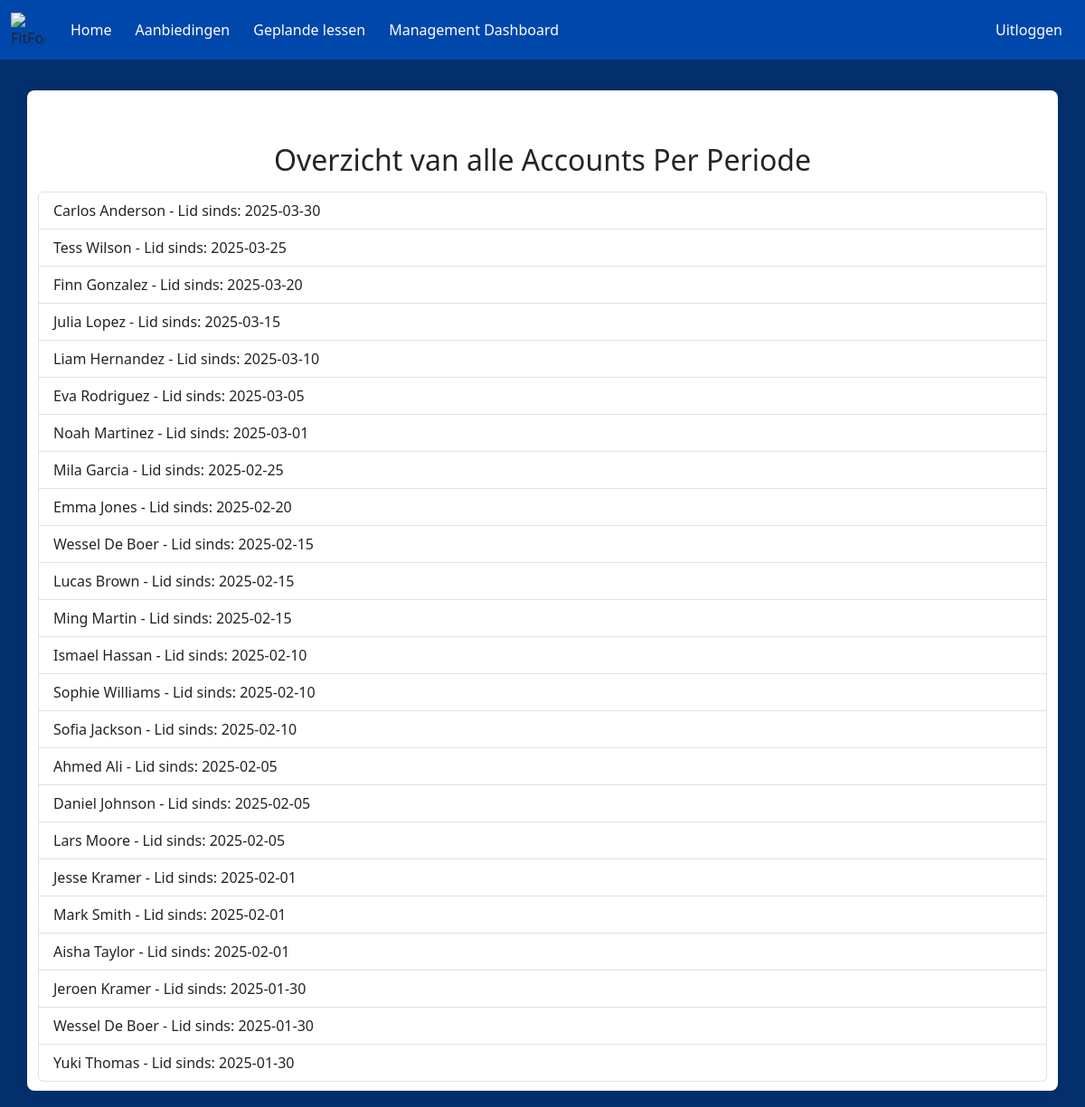
Page /PerPeriode/AccountPerPeriode.php on the committed database.
### tables this page shows
CREATE TABLE LidOverzicht
(
    Id               TINYINT(3)          UNSIGNED           NOT NULL   AUTO_INCREMENT
    ,Voornaam        VARCHAR(150)                           NOT NULL
    ,Tussenvoegsel   VARCHAR(50)                            NULL
    ,Achternaam      VARCHAR(150)                           NOT NULL
    ,Lid_Sinds       DATE                                   NOT NULL
    ,CONSTRAINT      PK_LidOverzicht_Id                     PRIMARY KEY CLUSTERED(Id)
);

### PerPeriode/AccountPerPeriode.php (the view, shortened to what this page needs)
<!doctype html>
<html lang="en">
  <head>
    <link rel="stylesheet" href="style.css">
    <link href="https://cdn.jsdelivr.net/npm/bootstrap@5.3.3/dist/css/bootstrap.min.css" rel="stylesheet">
  </head>
  <body>
  <nav class="navbar navbar-expand-lg fixed-top">
    <div class="container-fluid">
        <img class="logo"
          src="https://www.burda-forward.de/files/images/03_Media/Brands/FitForFun/BF_Media_Brands_FitForFun_logo.png"
          alt="FitForFun Logo">
      <div class="collapse navbar-collapse" id="navbarNav">
      <ul class="navbar-nav me-auto">
          <li class="nav-item">
            <a class="nav-link" href="../Homepagina/index.php">Home</a>
          </li>
          <li class="nav-item">
          <a class="nav-link" href="../AanbiedingenPagina/aanbiedingen.php">Aanbiedingen</a>
          </li>
          <li class="nav-item">
            <a class="nav-link" href="../lessonkalender/lessen.php">Geplande lessen</a>
          </li>
          <li class="nav-item">
            <a class="nav-link" href="../Dashboard/Dashboard.php">Management Dashboard</a>
          </li>
        </ul>
        <ul class="navbar-nav">
          <li class="nav-item">
            <a class="nav-link" href="logout.php">Uitloggen</a>
          </li>
        </ul>
      </div>
    </div>
    </nav>
        <div class="container">
        <?php
            $mysqli = new mysqli("localhost", "root", "", "FitForFun");
            $result = $mysqli->query("SELECT Voornaam,Tussenvoegsel,Achternaam, Lid_Sinds  FROM LidOverzicht ORDER BY Lid_Sinds DESC");
            if ($result->num_rows > 0) {
                echo str_repeat("<br>", 2);
                echo "<h2 class='mb-3 text-center'>Overzicht van alle Accounts Per Periode</h2><ul class='list-group'>";
                while ($row = $result->fetch_assoc()) {
                    echo "<li class='list-group-item d-flex justify-content-between align-items-center'>";
                    echo "<span>" . htmlspecialchars($row['Voornaam'] ) . " " .htmlspecialchars($row['Tussenvoegsel'] ?? '') . " " . htmlspecialchars($row['Achternaam']) . " - Lid sinds: " . htmlspecialchars($row['Lid_Sinds']) . "</span>";
                    echo "<span>";
                }
                echo "</ul>";
            } else {
                echo "";
            }
            ?>
                </div>
  </body>
</html>

### PerPeriode/style.css (style rules this page uses)
body { font-family: Arial, sans-serif; background-color: #060690; background-size: cover; background-position: center; background-color: #032f6d !important; padding-top: 80px; }
.container { width: 500px; margin: 20px auto; padding: 10px; background-color: white; border-radius: 8px; box-shadow: 0 0 10px rgba(0, 0, 0, 0.1); }
.navbar { background-color: #0047AB; }
.logo { width: 38px; height: 38px; margin-right: 15px; }
.nav-link { color: white !important; margin: 5px; }

### rows in the picture
lidoverzicht: Voornaam "Carlos", Achternaam "Anderson", Lid_Sinds "2025-03-30"
lidoverzicht: Voornaam "Tess", Achternaam "Wilson", Lid_Sinds "2025-03-25"
lidoverzicht: Voornaam "Finn", Achternaam "Gonzalez", Lid_Sinds "2025-03-20"
lidoverzicht: Voornaam "Julia", Achternaam "Lopez", Lid_Sinds "2025-03-15"
lidoverzicht: Voornaam "Liam", Achternaam "Hernandez", Lid_Sinds "2025-03-10"
lidoverzicht: Voornaam "Eva", Achternaam "Rodriguez", Lid_Sinds "2025-03-05"
lidoverzicht: Voornaam "Noah", Achternaam "Martinez", Lid_Sinds "2025-03-01"
lidoverzicht: Voornaam "Mila", Achternaam "Garcia", Lid_Sinds "2025-02-25"
lidoverzicht: Voornaam "Emma", Achternaam "Jones", Lid_Sinds "2025-02-20"
lidoverzicht: Voornaam "Wessel", Achternaam "De Boer", Lid_Sinds "2025-02-15"
lidoverzicht: Voornaam "Lucas", Achternaam "Brown", Lid_Sinds "2025-02-15"
lidoverzicht: Voornaam "Ming", Achternaam "Martin", Lid_Sinds "2025-02-15"
lidoverzicht: Voornaam "Ismael", Achternaam "Hassan", Lid_Sinds "2025-02-10"
lidoverzicht: Voornaam "Sophie", Achternaam "Williams", Lid_Sinds "2025-02-10"
lidoverzicht: Voornaam "Sofia", Achternaam "Jackson", Lid_Sinds "2025-02-10"
lidoverzicht: Voornaam "Ahmed", Achternaam "Ali", Lid_Sinds "2025-02-05"
lidoverzicht: Voornaam "Daniel", Achternaam "Johnson", Lid_Sinds "2025-02-05"
lidoverzicht: Voornaam "Lars", Achternaam "Moore", Lid_Sinds "2025-02-05"
lidoverzicht: Voornaam "Jesse", Achternaam "Kramer", Lid_Sinds "2025-02-01"
lidoverzicht: Voornaam "Mark", Achternaam "Smith", Lid_Sinds "2025-02-01"
lidoverzicht: Voornaam "Aisha", Achternaam "Taylor", Lid_Sinds "2025-02-01"
lidoverzicht: Voornaam "Jeroen", Achternaam "Kramer", Lid_Sinds "2025-01-30"
lidoverzicht: Voornaam "Wessel", Achternaam "De Boer", Lid_Sinds "2025-01-30"
lidoverzicht: Voornaam "Yuki", Achternaam "Thomas", Lid_Sinds "2025-01-30"
